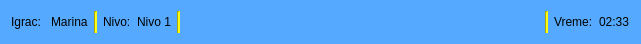
  <widget class="QWidget" name="horizontalLayoutWidget">
   <property name="geometry">
    <rect>
     <x>9</x>
     <y>9</y>
     <width>641</width>
     <height>42</height>
    </rect>
   </property>
   <property name="palette">
    <palette>
     <active>
      <colorrole role="Base">
       <brush brushstyle="SolidPattern">
        <color alpha="255">
         <red>255</red>
         <green>255</green>
         <blue>0</blue>
        </color>
       </brush>
      </colorrole>
      <colorrole role="Window">
       <brush brushstyle="SolidPattern">
        <color alpha="255">
         <red>85</red>
         <green>170</green>
         <blue>255</blue>
        </color>
       </brush>
      </colorrole>
     </active>
     <inactive>
      <colorrole role="Base">
       <brush brushstyle="SolidPattern">
        <color alpha="255">
         <red>255</red>
         <green>255</green>
         <blue>0</blue>
        </color>
       </brush>
      </colorrole>
      <colorrole role="Window">
       <brush brushstyle="SolidPattern">
        <color alpha="255">
         <red>85</red>
         <green>170</green>
         <blue>255</blue>
        </color>
       </brush>
      </colorrole>
     </inactive>
     <disabled>
      <colorrole role="Base">
       <brush brushstyle="SolidPattern">
        <color alpha="255">
         <red>85</red>
         <green>170</green>
         <blue>255</blue>
        </color>
       </brush>
      </colorrole>
      <colorrole role="Window">
       <brush brushstyle="SolidPattern">
        <color alpha="255">
         <red>85</red>
         <green>170</green>
         <blue>255</blue>
        </color>
       </brush>
      </colorrole>
     </disabled>
    </palette>
   </property>
   <layout class="QHBoxLayout" name="horizontalLayout">
    <item>
     <widget class="QLabel" name="label">
      <property name="palette">
       <palette>
        <active>
         <colorrole role="Base">
          <brush brushstyle="SolidPattern">
           <color alpha="255">
            <red>255</red>
            <green>255</green>
            <blue>0</blue>
           </color>
          </brush>
         </colorrole>
         <colorrole role="Window">
          <brush brushstyle="SolidPattern">
           <color alpha="255">
            <red>85</red>
            <green>170</green>
            <blue>255</blue>
           </color>
          </brush>
         </colorrole>
        </active>
        <inactive>
         <colorrole role="Base">
          <brush brushstyle="SolidPattern">
           <color alpha="255">
            <red>255</red>
            <green>255</green>
            <blue>0</blue>
           </color>
          </brush>
         </colorrole>
         <colorrole role="Window">
          <brush brushstyle="SolidPattern">
           <color alpha="255">
            <red>85</red>
            <green>170</green>
            <blue>255</blue>
           </color>
          </brush>
         </colorrole>
        </inactive>
        <disabled>
         <colorrole role="Base">
          <brush brushstyle="SolidPattern">
           <color alpha="255">
            <red>85</red>
            <green>170</green>
            <blue>255</blue>
           </color>
          </brush>
         </colorrole>
         <colorrole role="Window">
          <brush brushstyle="SolidPattern">
           <color alpha="255">
            <red>85</red>
            <green>170</green>
            <blue>255</blue>
           </color>
          </brush>
         </colorrole>
        </disabled>
       </palette>
      </property>
      <property name="text">
       <string>Igrac: </string>
      </property>
     </widget>
    </item>
    <item>
     <widget class="QLabel" name="label_2">
      <property name="palette">
       <palette>
        <active>
         <colorrole role="Base">
          <brush brushstyle="SolidPattern">
           <color alpha="255">
            <red>255</red>
            <green>255</green>
            <blue>0</blue>
           </color>
          </brush>
         </colorrole>
         <colorrole role="Window">
          <brush brushstyle="SolidPattern">
           <color alpha="255">
            <red>85</red>
            <green>170</green>
            <blue>255</blue>
           </color>
          </brush>
         </colorrole>
        </active>
        <inactive>
         <colorrole role="Base">
          <brush brushstyle="SolidPattern">
           <color alpha="255">
            <red>255</red>
            <green>255</green>
            <blue>0</blue>
           </color>
          </brush>
         </colorrole>
         <colorrole role="Window">
          <brush brushstyle="SolidPattern">
           <color alpha="255">
            <red>85</red>
            <green>170</green>
            <blue>255</blue>
           </color>
          </brush>
         </colorrole>
        </inactive>
        <disabled>
         <colorrole role="Base">
          <brush brushstyle="SolidPattern">
           <color alpha="255">
            <red>85</red>
            <green>170</green>
            <blue>255</blue>
           </color>
          </brush>
         </colorrole>
         <colorrole role="Window">
          <brush brushstyle="SolidPattern">
           <color alpha="255">
            <red>85</red>
            <green>170</green>
            <blue>255</blue>
           </color>
          </brush>
         </colorrole>
        </disabled>
       </palette>
      </property>
      <property name="text">
       <string>Marina</string>
      </property>
      <property name="wordWrap">
       <bool>false</bool>
      </property>
      <property name="margin">
       <number>1</number>
      </property>
     </widget>
    </item>
    <item>
     <widget class="Line" name="line">
      <property name="palette">
       <palette>
        <active>
         <colorrole role="Button">
          <brush brushstyle="SolidPattern">
           <color alpha="255">
            <red>255</red>
            <green>255</green>
            <blue>0</blue>
           </color>
          </brush>
         </colorrole>
         <colorrole role="Base">
          <brush brushstyle="SolidPattern">
           <color alpha="255">
            <red>255</red>
            <green>255</green>
            <blue>0</blue>
           </color>
          </brush>
         </colorrole>
         <colorrole role="Window">
          <brush brushstyle="SolidPattern">
           <color alpha="255">
            <red>255</red>
            <green>255</green>
            <blue>0</blue>
           </color>
          </brush>
         </colorrole>
        </active>
        <inactive>
         <colorrole role="Button">
          <brush brushstyle="SolidPattern">
           <color alpha="255">
            <red>255</red>
            <green>255</green>
            <blue>0</blue>
           </color>
          </brush>
         </colorrole>
         <colorrole role="Base">
          <brush brushstyle="SolidPattern">
           <color alpha="255">
            <red>255</red>
            <green>255</green>
            <blue>0</blue>
           </color>
          </brush>
         </colorrole>
         <colorrole role="Window">
          <brush brushstyle="SolidPattern">
           <color alpha="255">
            <red>255</red>
            <green>255</green>
            <blue>0</blue>
           </color>
          </brush>
         </colorrole>
        </inactive>
        <disabled>
         <colorrole role="Button">
          <brush brushstyle="SolidPattern">
           <color alpha="255">
            <red>255</red>
            <green>255</green>
            <blue>0</blue>
           </color>
          </brush>
         </colorrole>
         <colorrole role="Base">
          <brush brushstyle="SolidPattern">
           <color alpha="255">
            <red>255</red>
            <green>255</green>
            <blue>0</blue>
           </color>
          </brush>
         </colorrole>
         <colorrole role="Window">
          <brush brushstyle="SolidPattern">
           <color alpha="255">
            <red>255</red>
            <green>255</green>
            <blue>0</blue>
           </color>
          </brush>
         </colorrole>
        </disabled>
       </palette>
      </property>
      <property name="autoFillBackground">
       <bool>false</bool>
      </property>
      <property name="styleSheet">
       <string notr="true">background-color:#ffff00;</string>
      </property>
      <property name="orientation">
       <enum>Qt::Vertical</enum>
      </property>
     </widget>
    </item>
    <item>
     <widget class="QLabel" name="label_3">
      <property name="palette">
       <palette>
        <active>
         <colorrole role="Base">
          <brush brushstyle="SolidPattern">
           <color alpha="255">
            <red>255</red>
            <green>255</green>
            <blue>0</blue>
           </color>
          </brush>
         </colorrole>
         <colorrole role="Window">
          <brush brushstyle="SolidPattern">
           <color alpha="255">
            <red>85</red>
            <green>170</green>
            <blue>255</blue>
           </color>
          </brush>
         </colorrole>
        </active>
        <inactive>
         <colorrole role="Base">
          <brush brushstyle="SolidPattern">
           <color alpha="255">
            <red>255</red>
            <green>255</green>
            <blue>0</blue>
           </color>
          </brush>
         </colorrole>
         <colorrole role="Window">
          <brush brushstyle="SolidPattern">
           <color alpha="255">
            <red>85</red>
            <green>170</green>
            <blue>255</blue>
           </color>
          </brush>
         </colorrole>
        </inactive>
        <disabled>
         <colorrole role="Base">
          <brush brushstyle="SolidPattern">
           <color alpha="255">
            <red>85</red>
            <green>170</green>
            <blue>255</blue>
           </color>
          </brush>
         </colorrole>
         <colorrole role="Window">
          <brush brushstyle="SolidPattern">
           <color alpha="255">
            <red>85</red>
            <green>170</green>
            <blue>255</blue>
           </color>
          </brush>
         </colorrole>
        </disabled>
       </palette>
      </property>
      <property name="text">
       <string>Nivo:</string>
      </property>
     </widget>
    </item>
    <item>
     <widget class="QLabel" name="label_4">
      <property name="palette">
       <palette>
        <active>
         <colorrole role="Base">
          <brush brushstyle="SolidPattern">
           <color alpha="255">
            <red>255</red>
            <green>255</green>
            <blue>0</blue>
           </color>
          </brush>
         </colorrole>
         <colorrole role="Window">
          <brush brushstyle="SolidPattern">
           <color alpha="255">
            <red>85</red>
            <green>170</green>
            <blue>255</blue>
           </color>
          </brush>
         </colorrole>
        </active>
        <inactive>
         <colorrole role="Base">
          <brush brushstyle="SolidPattern">
           <color alpha="255">
            <red>255</red>
            <green>255</green>
            <blue>0</blue>
           </color>
          </brush>
         </colorrole>
         <colorrole role="Window">
          <brush brushstyle="SolidPattern">
           <color alpha="255">
            <red>85</red>
            <green>170</green>
            <blue>255</blue>
           </color>
          </brush>
         </colorrole>
        </inactive>
        <disabled>
         <colorrole role="Base">
          <brush brushstyle="SolidPattern">
           <color alpha="255">
            <red>85</red>
            <green>170</green>
            <blue>255</blue>
           </color>
          </brush>
         </colorrole>
         <colorrole role="Window">
          <brush brushstyle="SolidPattern">
           <color alpha="255">
            <red>85</red>
            <green>170</green>
            <blue>255</blue>
           </color>
          </brush>
         </colorrole>
        </disabled>
       </palette>
      </property>
      <property name="text">
       <string>Nivo 1</string>
      </property>
     </widget>
    </item>
    <item>
     <widget class="Line" name="line_2">
      <property name="palette">
       <palette>
        <active>
         <colorrole role="Button">
          <brush brushstyle="SolidPattern">
           <color alpha="255">
            <red>255</red>
            <green>255</green>
            <blue>0</blue>
           </color>
          </brush>
         </colorrole>
         <colorrole role="Base">
          <brush brushstyle="SolidPattern">
           <color alpha="255">
            <red>255</red>
            <green>255</green>
            <blue>0</blue>
           </color>
          </brush>
         </colorrole>
         <colorrole role="Window">
          <brush brushstyle="SolidPattern">
           <color alpha="255">
            <red>255</red>
            <green>255</green>
            <blue>0</blue>
           </color>
          </brush>
         </colorrole>
        </active>
        <inactive>
         <colorrole role="Button">
          <brush brushstyle="SolidPattern">
           <color alpha="255">
            <red>255</red>
            <green>255</green>
            <blue>0</blue>
           </color>
          </brush>
         </colorrole>
         <colorrole role="Base">
          <brush brushstyle="SolidPattern">
           <color alpha="255">
            <red>255</red>
            <green>255</green>
            <blue>0</blue>
           </color>
          </brush>
         </colorrole>
         <colorrole role="Window">
          <brush brushstyle="SolidPattern">
           <color alpha="255">
            <red>255</red>
            <green>255</green>
            <blue>0</blue>
           </color>
          </brush>
         </colorrole>
        </inactive>
        <disabled>
         <colorrole role="Button">
          <brush brushstyle="SolidPattern">
           <color alpha="255">
            <red>255</red>
            <green>255</green>
            <blue>0</blue>
           </color>
          </brush>
         </colorrole>
         <colorrole role="Base">
          <brush brushstyle="SolidPattern">
           <color alpha="255">
            <red>255</red>
            <green>255</green>
            <blue>0</blue>
           </color>
          </brush>
         </colorrole>
         <colorrole role="Window">
          <brush brushstyle="SolidPattern">
           <color alpha="255">
            <red>255</red>
            <green>255</green>
            <blue>0</blue>
           </color>
          </brush>
         </colorrole>
        </disabled>
       </palette>
      </property>
      <property name="autoFillBackground">
       <bool>false</bool>
      </property>
      <property name="styleSheet">
       <string notr="true">background-color:#ffff00;</string>
      </property>
      <property name="orientation">
       <enum>Qt::Vertical</enum>
      </property>
     </widget>
    </item>
    <item>
     <spacer name="horizontalSpacer_2">
      <property name="palette">
       <palette>
        <active>
         <colorrole role="Base">
          <brush brushstyle="SolidPattern">
           <color alpha="255">
            <red>255</red>
            <green>255</green>
            <blue>0</blue>
           </color>
          </brush>
         </colorrole>
         <colorrole role="Window">
          <brush brushstyle="SolidPattern">
           <color alpha="255">
            <red>85</red>
            <green>170</green>
            <blue>255</blue>
           </color>
          </brush>
         </colorrole>
        </active>
        <inactive>
         <colorrole role="Base">
          <brush brushstyle="SolidPattern">
           <color alpha="255">
            <red>255</red>
            <green>255</green>
            <blue>0</blue>
           </color>
          </brush>
         </colorrole>
         <colorrole role="Window">
          <brush brushstyle="SolidPattern">
           <color alpha="255">
            <red>85</red>
            <green>170</green>
            <blue>255</blue>
           </color>
          </brush>
         </colorrole>
        </inactive>
        <disabled>
         <colorrole role="Base">
          <brush brushstyle="SolidPattern">
           <color alpha="255">
            <red>85</red>
            <green>170</green>
            <blue>255</blue>
           </color>
          </brush>
         </colorrole>
         <colorrole role="Window">
          <brush brushstyle="SolidPattern">
           <color alpha="255">
            <red>85</red>
            <green>170</green>
            <blue>255</blue>
           </color>
          </brush>
         </colorrole>
        </disabled>
       </palette>
      </property>
      <property name="orientation">
       <enum>Qt::Horizontal</enum>
      </property>
      <property name="sizeHint" stdset="0">
       <size>
        <width>40</width>
        <height>20</height>
       </size>
      </property>
     </spacer>
    </item>
    <item>
     <widget class="QLabel" name="label_9">
      <property name="sizePolicy">
       <sizepolicy hsizetype="Maximum" vsizetype="Maximum">
        <horstretch>0</horstretch>
        <verstretch>0</verstretch>
       </sizepolicy>
      </property>
      <property name="maximumSize">
       <size>
        <width>117</width>
        <height>40</height>
       </size>
      </property>
      <property name="sizeIncrement">
       <size>
        <width>0</width>
        <height>0</height>
       </size>
      </property>
      <property name="baseSize">
       <size>
        <width>144</width>
        <height>20</height>
       </size>
      </property>
      <property name="font">
       <font>
        <family>MS Reference Specialty</family>
        <pointsize>12</pointsize>
       </font>
      </property>
      <property name="whatsThis">
       <string/>
      </property>
      <property name="autoFillBackground">
       <bool>true</bool>
      </property>
      <property name="text">
       <string/>
      </property>
      <property name="pixmap">
       <pixmap resource="Images/images.qrc">:/logo.png</pixmap>
      </property>
      <property name="scaledContents">
       <bool>true</bool>
      </property>
      <property name="alignment">
       <set>Qt::AlignCenter</set>
      </property>
      <property name="wordWrap">
       <bool>false</bool>
      </property>
      <property name="openExternalLinks">
       <bool>false</bool>
      </property>
     </widget>
    </item>
    <item>
     <widget class="QLabel" name="label_8">
      <property name="text">
       <string/>
      </property>
     </widget>
    </item>
    <item>
     <spacer name="horizontalSpacer">
      <property name="orientation">
       <enum>Qt::Horizontal</enum>
      </property>
      <property name="sizeHint" stdset="0">
       <size>
        <width>40</width>
        <height>20</height>
       </size>
      </property>
     </spacer>
    </item>
    <item>
     <widget class="QLabel" name="label_7">
      <property name="sizePolicy">
       <sizepolicy hsizetype="Ignored" vsizetype="Ignored">
        <horstretch>0</horstretch>
        <verstretch>0</verstretch>
       </sizepolicy>
      </property>
      <property name="text">
       <string/>
      </property>
      <property name="pixmap">
       <pixmap resource="Images/images.qrc">:/logo.png</pixmap>
      </property>
     </widget>
    </item>
    <item>
     <widget class="Line" name="line_3">
      <property name="palette">
       <palette>
        <active>
         <colorrole role="Button">
          <brush brushstyle="SolidPattern">
           <color alpha="255">
            <red>255</red>
            <green>255</green>
            <blue>0</blue>
           </color>
          </brush>
         </colorrole>
         <colorrole role="Base">
          <brush brushstyle="SolidPattern">
           <color alpha="255">
            <red>255</red>
            <green>255</green>
            <blue>0</blue>
           </color>
          </brush>
         </colorrole>
         <colorrole role="Window">
          <brush brushstyle="SolidPattern">
           <color alpha="255">
            <red>255</red>
            <green>255</green>
            <blue>0</blue>
           </color>
          </brush>
         </colorrole>
        </active>
        <inactive>
         <colorrole role="Button">
          <brush brushstyle="SolidPattern">
           <color alpha="255">
            <red>255</red>
            <green>255</green>
            <blue>0</blue>
           </color>
          </brush>
         </colorrole>
         <colorrole role="Base">
          <brush brushstyle="SolidPattern">
           <color alpha="255">
            <red>255</red>
            <green>255</green>
            <blue>0</blue>
           </color>
          </brush>
         </colorrole>
         <colorrole role="Window">
          <brush brushstyle="SolidPattern">
           <color alpha="255">
            <red>255</red>
            <green>255</green>
            <blue>0</blue>
           </color>
          </brush>
         </colorrole>
        </inactive>
        <disabled>
         <colorrole role="Button">
          <brush brushstyle="SolidPattern">
           <color alpha="255">
            <red>255</red>
            <green>255</green>
            <blue>0</blue>
           </color>
          </brush>
         </colorrole>
         <colorrole role="Base">
          <brush brushstyle="SolidPattern">
           <color alpha="255">
            <red>255</red>
            <green>255</green>
            <blue>0</blue>
           </color>
          </brush>
         </colorrole>
         <colorrole role="Window">
          <brush brushstyle="SolidPattern">
           <color alpha="255">
            <red>255</red>
            <green>255</green>
            <blue>0</blue>
           </color>
          </brush>
         </colorrole>
        </disabled>
       </palette>
      </property>
      <property name="autoFillBackground">
       <bool>false</bool>
      </property>
      <property name="styleSheet">
       <string notr="true">background-color:#ffff00;</string>
      </property>
      <property name="orientation">
       <enum>Qt::Vertical</enum>
      </property>
     </widget>
    </item>
    <item>
     <widget class="QLabel" name="label_5">
      <property name="palette">
       <palette>
        <active>
         <colorrole role="Base">
          <brush brushstyle="SolidPattern">
           <color alpha="255">
            <red>255</red>
            <green>255</green>
            <blue>0</blue>
           </color>
          </brush>
         </colorrole>
         <colorrole role="Window">
          <brush brushstyle="SolidPattern">
           <color alpha="255">
            <red>85</red>
            <green>170</green>
            <blue>255</blue>
           </color>
          </brush>
         </colorrole>
        </active>
        <inactive>
         <colorrole role="Base">
          <brush brushstyle="SolidPattern">
           <color alpha="255">
            <red>255</red>
            <green>255</green>
            <blue>0</blue>
           </color>
          </brush>
         </colorrole>
         <colorrole role="Window">
          <brush brushstyle="SolidPattern">
           <color alpha="255">
            <red>85</red>
            <green>170</green>
            <blue>255</blue>
           </color>
          </brush>
         </colorrole>
        </inactive>
        <disabled>
         <colorrole role="Base">
          <brush brushstyle="SolidPattern">
           <color alpha="255">
            <red>85</red>
            <green>170</green>
            <blue>255</blue>
           </color>
          </brush>
         </colorrole>
         <colorrole role="Window">
          <brush brushstyle="SolidPattern">
           <color alpha="255">
            <red>85</red>
            <green>170</green>
            <blue>255</blue>
           </color>
          </brush>
         </colorrole>
        </disabled>
       </palette>
      </property>
      <property name="text">
       <string>Vreme:</string>
      </property>
     </widget>
    </item>
    <item>
     <widget class="QLabel" name="label_6">
      <property name="palette">
       <palette>
        <active>
         <colorrole role="Base">
          <brush brushstyle="SolidPattern">
           <color alpha="255">
            <red>255</red>
            <green>255</green>
            <blue>0</blue>
           </color>
          </brush>
         </colorrole>
         <colorrole role="Window">
          <brush brushstyle="SolidPattern">
           <color alpha="255">
            <red>85</red>
            <green>170</green>
            <blue>255</blue>
           </color>
          </brush>
         </colorrole>
        </active>
        <inactive>
         <colorrole role="Base">
          <brush brushstyle="SolidPattern">
           <color alpha="255">
            <red>255</red>
            <green>255</green>
            <blue>0</blue>
           </color>
          </brush>
         </colorrole>
         <colorrole role="Window">
          <brush brushstyle="SolidPattern">
           <color alpha="255">
            <red>85</red>
            <green>170</green>
            <blue>255</blue>
           </color>
          </brush>
         </colorrole>
        </inactive>
        <disabled>
         <colorrole role="Base">
          <brush brushstyle="SolidPattern">
           <color alpha="255">
            <red>85</red>
            <green>170</green>
            <blue>255</blue>
           </color>
          </brush>
         </colorrole>
         <colorrole role="Window">
          <brush brushstyle="SolidPattern">
           <color alpha="255">
            <red>85</red>
            <green>170</green>
            <blue>255</blue>
           </color>
          </brush>
         </colorrole>
        </disabled>
       </palette>
      </property>
      <property name="text">
       <string>02:33</string>
      </property>
     </widget>
    </item>
   </layout>
  </widget>
